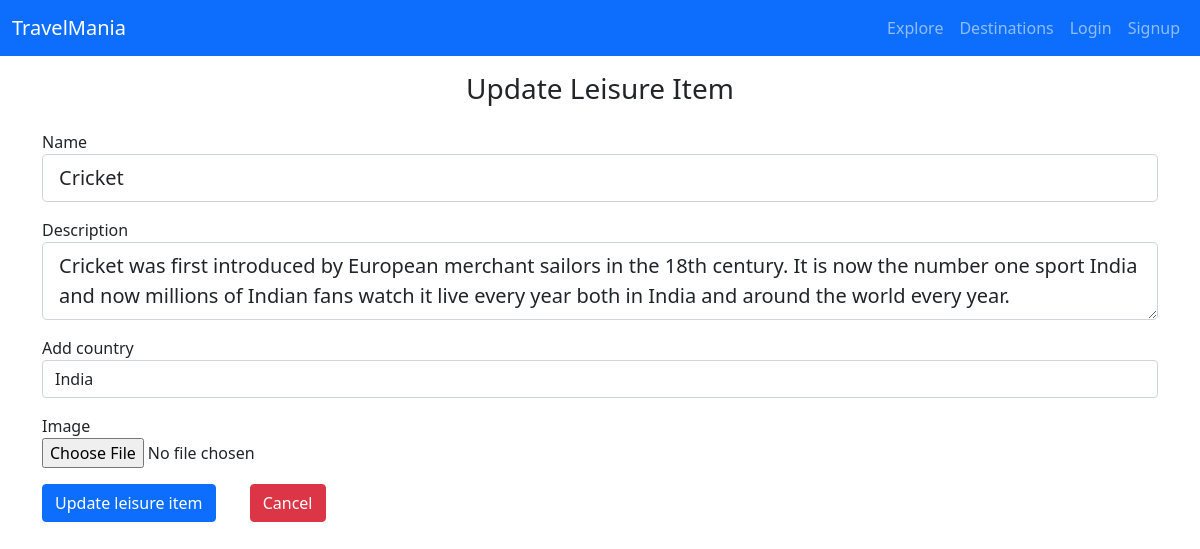
Screenshot of /admin/update_leisure/2 with the database file from the repository.
### travel/countries/models.py (models this page shows)
class Leisure(db.Model):
    id = db.Column(db.Integer, primary_key=True)
    name = db.Column(db.String(50), nullable=False, unique=True)
    description = db.Column(db.Text, nullable=False)
    image = db.Column(db.String(150), nullable=False)
    country_id = db.Column(db.Integer, db.ForeignKey('country.id'), nullable=False)
    country = db.relationship('Country', backref=db.backref('leisure_country',overlaps="leisure,leisure_country", lazy=True))

class Country(db.Model):
    id = db.Column(db.Integer, primary_key=True)
    name = db.Column(db.String(50), nullable=False, unique=True)
    description = db.Column(db.Text, nullable=False)
    image = db.Column(db.String(150), nullable=False)
    continent_id = db.Column(db.Integer, db.ForeignKey('continent.id'), nullable=False)
    continent = db.relationship('Continent', backref=db.backref('continent', lazy=True))
    leisure = db.relationship('Leisure', backref='leisure_country',overlaps="leisure,leisure_country")
    landmarks = db.relationship('Landmarks', backref='landmarks_country',overlaps="landmarks,landmarks_country")
    food = db.relationship('Food', backref='food_country',overlaps="food,food_country")
    culture = db.relationship('Culture', backref='culture_country',overlaps="culture,culture_country")
    adventure = db.relationship('Adventure', backref='adventure_country',overlaps="adventure,adventure_country")
    posts = db.relationship('Post', backref='post_country',overlaps="country,post_country", passive_deletes=True)

### travel/admin/views.py (the view, shortened to what this page needs)
@admin_views.route('/update_leisure/<int:id>', methods=['GET', 'POST'])
def update_leisure(id):
    countries = Country.query.all()
    leisure = Leisure.query.get_or_404(id)
    country = request.form.get('country')
    form = UpdateLeisureForm(request.form)
    form.name.data = leisure.name
    form.description.data = leisure.description
    country_name = request.form.get('country')
    return render_template('countries/update_leisure.html', form=form, countries=countries, leisure=leisure, country=country)

### travel/countries/forms.py (shortened to what this page needs)
class UpdateLeisureForm(FlaskForm):
    name = StringField('Name', validators=[DataRequired(), Length(min=3)])
    description = TextAreaField('Description', validators=[DataRequired(), Length(min=3)])
    image = FileField('Image', validators=[FileAllowed(['jpg', 'png', 'gif', 'jpeg'])])
    submit = SubmitField('Update leisure item')

### travel/templates/countries/update_leisure.html (shortened to what this page needs)
{% extends 'admin/admin_layout.html' %}
{% block content %}
<h3 class="pt-3 text-center">Update Leisure Item</h3>
<div class="container">
    <form method="post" enctype="multipart/form-data">
        <fieldset class="form-group">
            <div class="form-group pt-3">
                {{ form.name.label(class="form-control-label") }}
                {% if form.name.errors %}
                    {{ form.name(class="form-control form-control-lg is-invalid") }}
                    <div class="invalid-feedback">
                        {% for errors in form.name.errors %}
                            <span>{{ errors }}</span>
                        {% endfor %}
                    </div>
                {% else %}
                    {{ form.name(class="form-control form-control-lg") }}
                {% endif %}
            </div>
            <div class="form-group pt-3">
                {{ form.description.label(class="form-control-label") }}
                {% if form.description.errors %}
                    {{ form.description(class="form-control form-control-lg is-invalid") }}
                    <div class="invalid-feedback">
                        {% for errors in form.description.errors %}
                            <span>{{ errors }}</span>
                        {% endfor %}
                    </div>
                {% else %}
                    {{ form.description(class="form-control form-control-lg") }}
                {% endif %}
            </div>
            <div class="pt-3">
                <label for="country">Add country</label>
                <select name="country" id="country" class="form-control" required>
                    <option selected hidden value="{{ leisure.country_id }}">{{ leisure.country.name }}</option>
                </select>
            </div>
            <div class="form-group pt-3">
                {{ form.image.label() }}</br>
                {{ form.image(class="form-control-file") }}</br>
            </div>
        </fieldset>
        <div class="form-group pt-3">
            {{ form.submit(class="btn btn-primary") }}
            <a href="{{ url_for('admin_views.leisure') }}" style="margin-left:30px;" class="btn btn-danger">Cancel</a>
        </div>
    </form>
</div>
{% endblock %}

### rows the page displays
Leisure: name "Cricket", description "Cricket was first introduced by European merchant sailors in the 18th century. It is now the number one sport India and now millions of Indian fans watch it live every year both in India and around the world every year."
Country: country "India"
